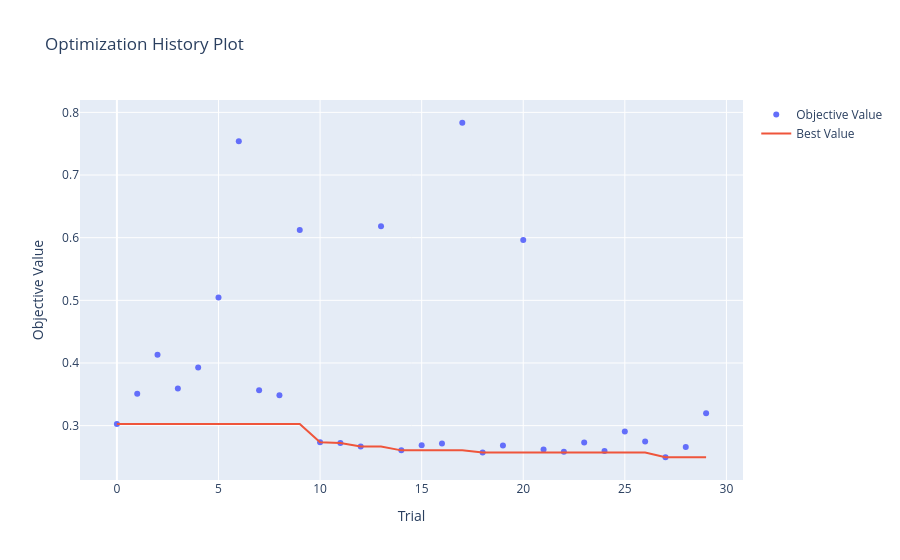

Notebook cell for this chart:
### Code cell
optuna.visualization.plot_optimization_history(study_xgb)

### Figure 1 — Plotly figure (JSON) as saved in the notebook; plotly's stock layout.template omitted (floating-point values rounded to 4 significant figures)
{"data": [{"mode": "markers", "name": "Objective Value", "type": "scatter", "x": [0, 1, 2, 3, 4, 5, 6, 7, 8, 9, 10, 11, 12, 13, 14, 15, 16, 17, 18, 19, 20, 21, 22, 23, 24, 25, 26, 27, 28, 29], "y": [0.3027, 0.351, 0.4133, 0.3591, 0.3928, 0.5044, 0.754, 0.3567, 0.3487, 0.6123, 0.2735, 0.2724, 0.2667, 0.6182, 0.2606, 0.2687, 0.2715, 0.7834, 0.257, 0.2683, 0.5962, 0.2618, 0.2585, 0.2729, 0.2597, 0.2908, 0.2746, 0.2496, 0.2659, 0.3197]}, {"mode": "lines", "name": "Best Value", "type": "scatter", "x": [0, 1, 2, 3, 4, 5, 6, 7, 8, 9, 10, 11, 12, 13, 14, 15, 16, 17, 18, 19, 20, 21, 22, 23, 24, 25, 26, 27, 28, 29], "y": [0.3027, 0.3027, 0.3027, 0.3027, 0.3027, 0.3027, 0.3027, 0.3027, 0.3027, 0.3027, 0.2735, 0.2724, 0.2667, 0.2667, 0.2606, 0.2606, 0.2606, 0.2606, 0.257, 0.257, 0.257, 0.257, 0.257, 0.257, 0.257, 0.257, 0.257, 0.2496, 0.2496, 0.2496]}, {"marker": {"color": "#cccccc"}, "mode": "markers", "name": "Infeasible Trial", "showlegend": false, "type": "scatter", "x": [], "y": []}], "layout": {"title": {"text": "Optimization History Plot"}, "xaxis": {"title": {"text": "Trial"}}, "yaxis": {"title": {"text": "Objective Value"}}}}
